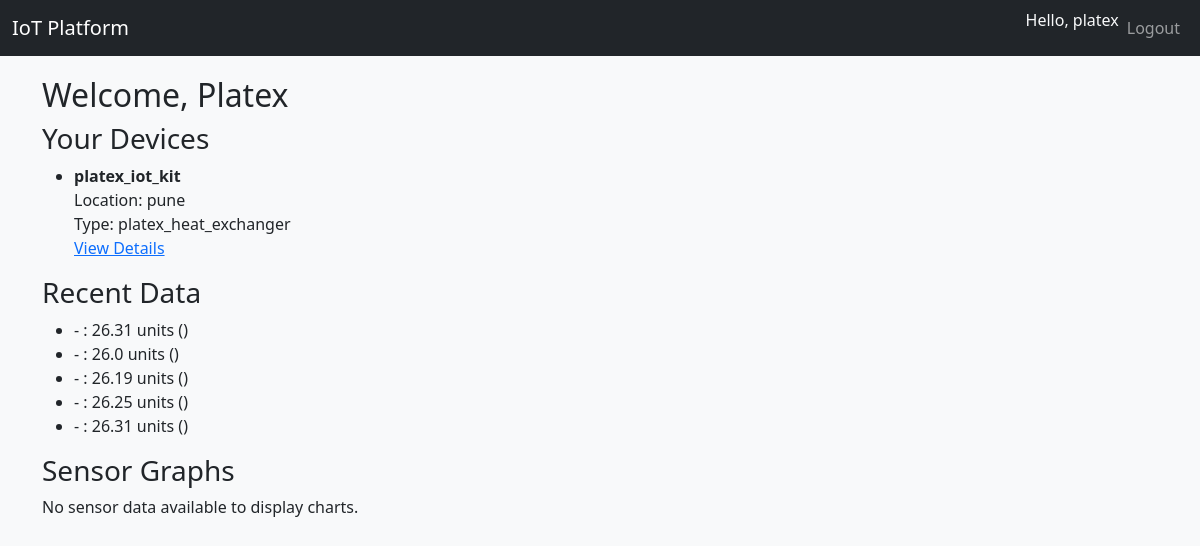
Page /api/ui/dashboard/ (signed in) on the earlier database version.
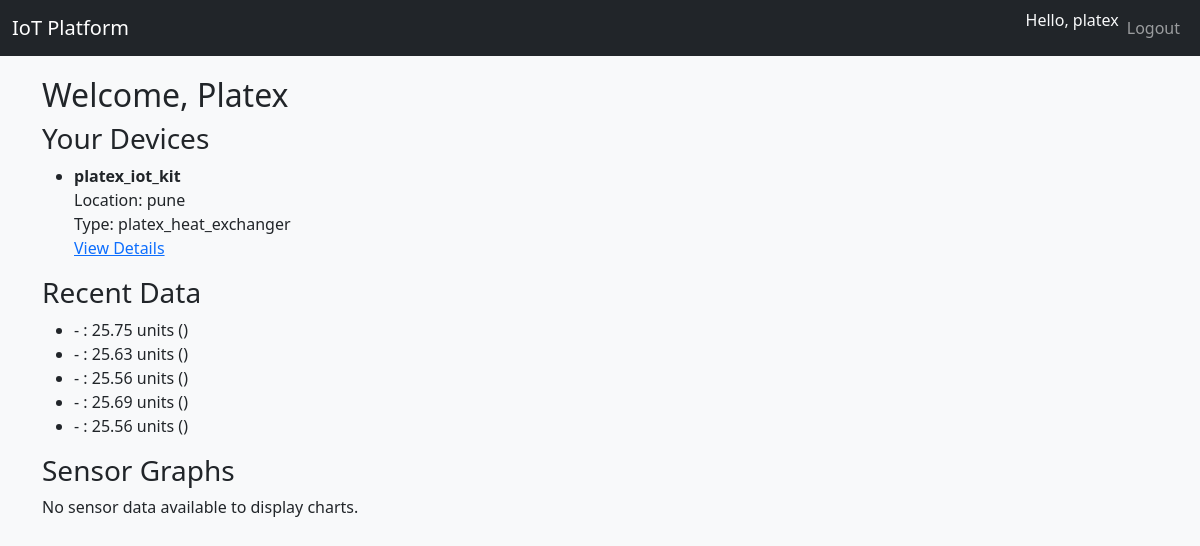
Same page on the later database version.
### api/models.py (models this page shows, shortened)
class Device(models.Model):
    customer = models.ForeignKey(Customer, on_delete=models.CASCADE, related_name='devices')
    device_type = models.ForeignKey(DeviceType, on_delete=models.SET_NULL, null=True)
    name = models.CharField(max_length=100)
    location = models.CharField(max_length=100, blank=True)
    write_api_key = models.UUIDField(default=uuid.uuid4, unique=True, editable=False)
    read_api_key = models.UUIDField(default=uuid.uuid4, unique=True, editable=False)
    created_at = models.DateTimeField(auto_now_add=True)
    is_active = models.BooleanField(default=True)

class DeviceType(models.Model):
    name = models.CharField(max_length=100)  # e.g., "Plate Heat Exchanger", "Shell and Tube"
    description = models.TextField(blank=True)
    def __str__(self):
        return self.name

class SensorData(models.Model):
    device = models.ForeignKey(Device, on_delete=models.CASCADE, related_name='sensor_data')
    sensor_config = models.ForeignKey(SensorConfiguration, on_delete=models.CASCADE)
    value = models.FloatField()
    created_at = models.DateTimeField(auto_now_add=True)
    class Meta:
        ordering = ['-created_at']
        indexes = [
            models.Index(fields=['device', 'created_at']),
        ]

### api/views.py (the view)
# urls.py: path('ui/dashboard/', views.customer_dashboard, name='customer_dashboard'),
@login_required
def customer_dashboard(request):
    customer = get_object_or_404(Customer, user=request.user)
    devices = Device.objects.filter(customer=customer, is_active=True)
    recent_data = []
    for device in devices:
        data = SensorData.objects.filter(device=device).order_by('-created_at')[:5]
        recent_data.extend(data)
    return render(request, 'api/customer_dashboard.html', {
        'customer': customer,
        'devices': devices,
        'recent_data': recent_data
    })

### api/templates/api/customer_dashboard.html (shortened to what this page needs)
{% extends "base.html" %}
{% load static %}
{% block content %}
<h2>Welcome, {{ customer.company_name }}</h2>
<h3>Your Devices</h3>
{% if devices %}
  <ul>
    {% for device in devices %}
      <li>
        <strong>{{ device.name }}</strong><br>
        Location: {{ device.location }}<br>
        Type: {{ device.device_type }}<br>
        <a href="{% url 'device_detail_ui' device.id %}">View Details</a>
      </li>
    {% endfor %}
  </ul>
{% else %}
  <p>No devices found.</p>
{% endif %}
<h3>Recent Data</h3>
{% if recent_data %}
  <ul>
    {% for reading in recent_data %}
      <li>
        {{ reading.device_name }} - {{ reading.sensor_label }}: {{ reading.value }} units
        ({{ reading.timestamp|date:"M d, Y, h:i a" }})
      </li>
    {% endfor %}
  </ul>
{% else %}
  <p>No recent sensor data available.</p>
{% endif %}
<h3>Sensor Graphs</h3>
{% if sensor_data_json %}
  {% for sensor_label in sensor_data_json.keys %}
    <div style="margin-bottom:40px;">
      <h4>{{ sensor_label }}</h4>
      <canvas id="chart-{{ sensor_label }}" height="200"></canvas>
    </div>
  {% endfor %}
{% else %}
  <p>No sensor data available to display charts.</p>
{% endif %}
{% endblock %}

Differences in the rows shown:
no longer on this page (row unchanged): SensorData: value "26.31"
no longer on this page (row unchanged): SensorData: value "26.0"
no longer on this page (row unchanged): SensorData: value "26.19"
no longer on this page (row unchanged): SensorData: value "26.25"
no longer on this page (row unchanged): SensorData: value "26.31"
added SensorData: value "25.75"
added SensorData: value "25.63"
added SensorData: value "25.56"
added SensorData: value "25.69"
added SensorData: value "25.56"
